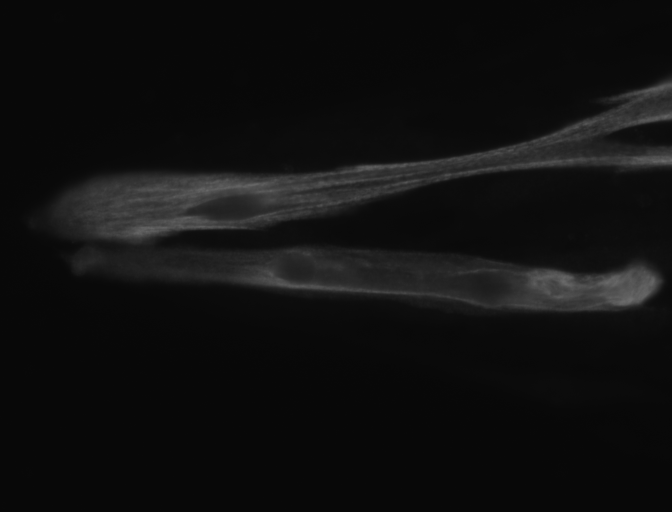
#> input picture Modele/Thibault_MachineLearning/test.TIF, 1344 x 1024 px, found by its file name (shown at 1/2 size)
$ python caracteriserTrainingSet.py
#> lines starting #> are read from the running program, lines starting #| are printed output that depends on the picture
'''
Algorithme qui :
    - propose d'afficher quels sont les rectangles striés dans le dossier
    trainingImages.
    - associe à chaque rectangle sa caractérisation
    - place dans un fichier : la caractérisation et un booleen (strié/non strié)
'''
import csv
from skimage.feature import local_binary_pattern
from skimage import io
import numpy as np

'''
Pour chaque image, on affiche le quadrillage et on propose à l'utilisateur de
cliquer sur les rectangles striés.
On ajoute alors cette donnée dans le fichier, associé a sa caractérisation.
'''

import matplotlib.pyplot as plt
from matplotlib.lines import Line2D
import matplotlib.patches as patches

METHOD = 'uniform'
plt.rcParams['font.size'] = 9

# settings for LBP
radius = 3
n_points = 8 * radius

# dimensions d'une image :
hImg = 1024
lImg = 1344
# dimensions d'un rectangle :
hRec = int(hImg/32)
lRec = int(lImg/24)
# nombre de rectangles :
nbRecH = int(hImg/hRec)
nbRecL = int(lImg/lRec)

# taille d'un vecteur caractérisant un sous rectangle
vecSize = 28


def caracterisation(lbp):
    """
    Caracterise les sous rectangles de lbp par les histogrammes
    de ces sous rectangles, et place ces caractéristiques dans la
    matrice set.
    """
    caract = []
    hist = np.histogram(lbp, bins=vecSize)
    # on caracterise le carreau avec son histogramme :
    for k in range(0,vecSize):
        caract = np.append(caract, str(hist[0][k]))
    return caract


def colorRect(i,j,ax):
    ax.add_patch(
        patches.Rectangle(
            (i*lRec, j*hRec),   # (x,y)
            lRec,          # width
            hRec,          # height
            alpha = 0.35,   # transparence
            color = "red"
        )
    )


def rectanglesAcquisition(imagePath, lbp) :
    """ Mouse acquisition of rectangles
        right click to stop
    """

    fname = "caracTrainingSet.csv"

    file = open(fname, "w")
    writer = csv.writer(file)

    fig = plt.figure()
    ax = fig.add_subplot(111)
    img = plt.imread(imagePath)
    for i in range(nbRecH) :
        n = i*hRec
        l = Line2D([0,lImg],[n,n])
        ax.add_line(l)
    for i in range(nbRecL) :
        n = i*lRec
        l = Line2D([n,n],[0,hImg])
        ax.add_line(l)

    ax.imshow(img)
    coord = 0
    while coord != []:
        coord = plt.ginput(1, mouse_add=1, mouse_stop=3, mouse_pop=2)
        # coord is a list of tuples : coord = [(x,y)]
        if coord != []:
            xx = coord[0][0]
            yy = coord[0][1]
            i = int(xx/lRec)
            j = int(yy/hRec)
            colorRect(i, j, ax)
            plt.draw()
            subLbp = lbp[i*lRec:(i+1)*lRec, j:(j+1)*lRec]
            caract = caracterisation(subLbp)
            writer.writerow( np.append(caract,str(1)) )
    file.close()

def main() :
    # image pour entrainer l'algorithme de machine learning :
    imagePath = 'test.tif'
    imageTrain = io.imread(imagePath)
#> imageTrain is the input picture: shape (1024, 1344) uint16; min 1961, max 28309, mean 4183.6
    lbpTrain = local_binary_pattern(imageTrain, n_points, radius, METHOD)
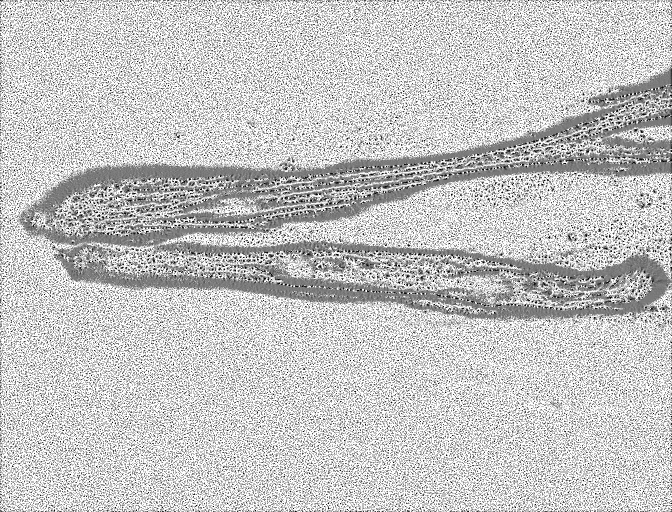
#> lbpTrain: shape (1024, 1344) float64 (shown at 1/2 size); min 0, max 25, mean 19.4; drawn with min black and max white
    rectanglesAcquisition(imagePath, lbpTrain)


#> (the run stopped early here; a loop or call above may not have finished)

$ run again, with Modele/Thibault_MachineLearning/training.TIF copied over Modele/Thibault_MachineLearning/test.TIF
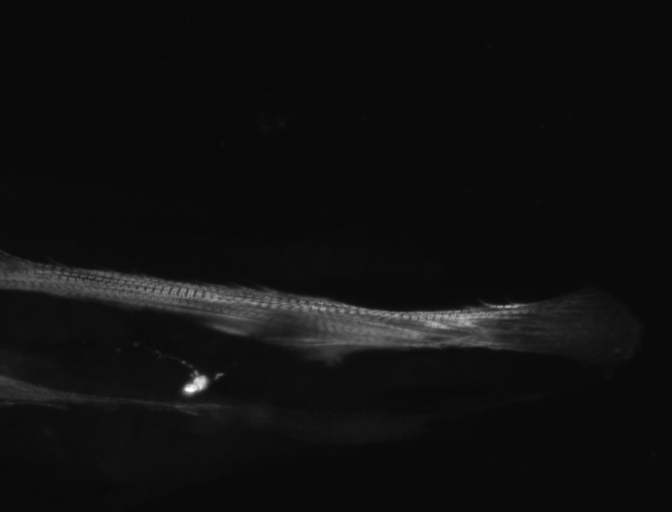
#> input picture Modele/Thibault_MachineLearning/training.TIF, 1344 x 1024 px, found by its file name (shown at 1/2 size)
#> in main, imageTrain is the input picture: shape (1024, 1344) uint16; min 2169, max 65535, mean 4032.8
#> in main, `lbpTrain = local_binary_pattern(imageTrain, n_points, radius, METHOD)`:
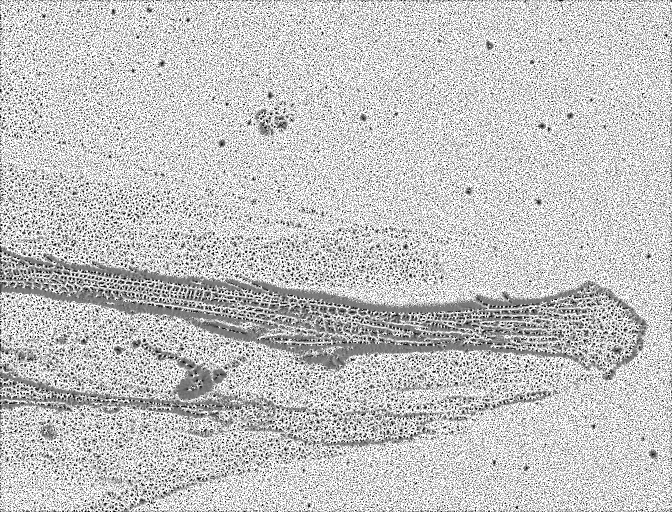
#> lbpTrain: shape (1024, 1344) float64 (shown at 1/2 size); min 0, max 25, mean 19.3; drawn with min black and max white
